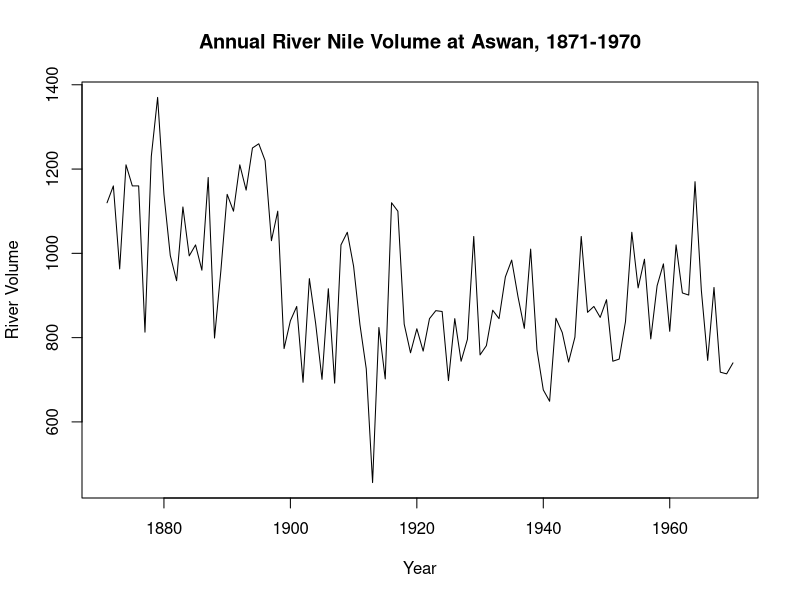

R code for this plot: (Note: this script raises an error after producing the figure.)
##########################
### Time Series with R ###
##########################

start(Nile)
end(Nile)
frequency(Nile)

frequency(AirPassengers) #number of observations per unit time
time(AirPassengers)
deltat(AirPassengers) #fixed time interval between observations
cycle(AirPassengers)
length(AirPassengers)

#plot time series
plot(Nile, xlab = "Year", ylab = "River Volume", main = "Annual River Nile Volume at Aswan, 1871-1970")

#
ts(c(14,13,12,10,12,11,10,12,11,13,14), start = 2000, frequency = 1) %>% plot()

ts.plot(EuStockMarkets, col = 1:4)

### data transformations
log(TS) #natural log: linearize rapid growth trend, stabilize series that exhibit increasing variance (heteroskedasticity?), limitation is can work only with positive values
diff(TS) #differencing: changes between consecutive series, one fewer observations
diff(TS, lag = 4) #seasonal differecing: correct seasonal pattern

### WHITE NOISE
# properties: 1) fixed, constant mean, 2) fixed, constant variance, 3) no correlation over time
TS <- arima.sim(model = list(order = c(0, 0, 0)), n = 50, mean = 4, sd = 2) #simulate a white noise time series. default mean=4, sd=2
ts.plot(TS)

# estimate white noise (WN) TS model
arima(TS, order = c(0, 0, 0)) #returns intercept (mean), standard error (s.e.) and variance (sigma^2)
# we can use mean() and var() to calculate sample mean and variance, and compare them with above. In the case of WN, they should be very close
mean(TS)
var(TS)

### RANDOM WALK (RW): (non-stationary)
# properties: 1) No specified mean or variance, 2) strong dependence over time, 3) its changes or increments are WN, which stable and stationary
# The random walk (RW) model is a special case of the autoregressive (AR) model, in which the slope parameter is equal to 1
# random walk model: T-oday = Y-esterday + N-oise
# or: Y_t = Y_t-1 + e_t   >> e_t is WN
# diff(RW) = WN
arima.sim(model = list(order = c(0,1,0)), n = 50) %>% ts.plot

# estimate random walk (RW)
WN <- diff(RW)
model_wn <- arima(WN, order = c(0,0,0))
int_wn <- model_wn$coef
ts.plot(WN)
abline(0, int_wn)

ts.plot(cbind(WN, RW))

plot(a, b) #scatter plot
pairs(EuStockMarkets) #scatter plot matrix

cor(ts_df)
cor(var1, var2) #cov(var1,var2)/(sd(var)*sd(var2))

### autocorrelation
acf(Nile, plot = F, lag.max = 1)
cor(Nile[-(99:100)], Nile[-(1:2)]) #cor(Nile[-(99:100)], Nile[-(1:2)]) * (100-1)/100
acf(Nile, plot = T)


### Autoregressive (AR) processes: similar to simple linear regression, but in AR each observation is regressed on the previous observation
# Y_t = C + b*Y_t-1 + e
# mean centered version: (Y_t - mean) = b*(Y_t-1 - mean) + e
arima.sim(model = list(ar = 0.5), n = 100) %>% ts.plot() #simulate an AR process. argument "ar" is amount of autocorrelation or slope parameter, and gets values between 1 and -1
arima.sim(model = list(ar = 0.5), n = 100) %>% acf() #estimate autocorrelation of the simulated AR process

# AR Model estimation example
dt <- arima.sim(model = list(ar = 0.8), n = 100) #simulate series
ar_dt <- arima(dt, order = c(1,0,0)) # estimate AR(1) process
print(ar_dt) #AR(1) result is below
# Call:
# arima(x = ., order = c(1, 0, 0))
# 
# Coefficients:
#          ar1  intercept
#       0.7793    -0.0043
# s.e.  0.0610     0.4273
# 
# sigma^2 estimated as 0.9521:  log likelihood = -139.91,  aic = 285.81
# > > > >  RESULTS: slope coef = 0.7793, intercept (mean) = -0.0043, innovation variance (sigma^2) = 0.9521 < < < <
ts.plot(dt) #plots the series
fitted_dt <- dt - residuals(ar_dt) #function residuals() extracts the residual from model. subtracting it from dt, we get fitted values
points(fitted_dt, type = "l", col = "red", lty = 2) #adds dashed line of fitted values to the series
predict(ar_dt, n.ahead = 5) #predict 5 periods ahead using estimates of the model

# example prediction of Nile time series
predNile <- arima(Nile, order = c(1,0,0)) %>% predict(n.ahead = 10) #estimate AR(1) process, and predict 10 periods
ts.plot(Nile, xlim = c(1871, 1980)) #plot the series, with additional 10 years using xlim
points(predNile$pred, type = "l", col = 2) #adds the prediction
points(predNile$pred + predNile$se*2, type = "l", col = 2, lty = 2) #adds the 95% CI upper bound
points(predNile$pred - predNile$se*2, type = "l", col = 2, lty = 2) #adds the 95% CI lower bound

# Moving-average (MA)
# Today = mean + Noise + Slope*(Yesterday's Noise)
# Y_t = m + e_t + th*e_t-1     where e_t ~ WhiteNoise(0, sigma^2)
arima.sim(model = list(ma = 0.5), n = 10) %>% plot.ts()
arima(Nile, order = c(0,0,1))
# Call:
# arima(x = Nile, order = c(0, 0, 1))
# 
# Coefficients:
#          ma1  intercept
#       0.3783   919.2433
# s.e.  0.0791    20.9685
# 
# sigma^2 estimated as 23272:  log likelihood = -644.72,  aic = 1295.44
# > > > RESULT: slope(theta th) = 0.3783, intercept (mean) = 919.2433, sigma^2 = 23272

## Information Criteria AIC and BIC
AIC(x)
BIC(x)

## How to tell MA, AR, RW, WN series
arima.sim(model = list(ma = 0.5), n = 100) %>% ts.plot()
# Series A shows short-run dependence but reverts quickly to the mean, so it must be the MA model. 
arima.sim(model = list(ar = 0.5), n = 100) %>% ts.plot()
arima.sim(model = list(order = c(0,1,0)), n = 100) %>% ts.plot()
# Series B and C are consistent with AR and RW, respectively.
arima.sim(model = list(order = c(0,0,0)), n = 100) %>% ts.plot()
# Series D does not show any clear patterns, so it must be the WN model.

arima.sim(model = list(ma = 0.5), n = 100) %>% acf()
# Plot A shows autocorrelation for the first lag only, which is consistent with the expectations of the MA model. 
arima.sim(model = list(ar = 0.5), n = 100) %>% acf()
# Plot B shows dissipating autocorrelation across several lags, consistent with the AR model. 
arima.sim(model = list(order = c(0,1,0)), n = 100) %>% acf()
# Plot C is consistent with a RW model with considerable autocorrelation for many lags.
arima.sim(model = list(order = c(0,0,0)), n = 100) %>% acf()
# Plot D shows virtually no autocorrelation with any lags, consistent with a WN model.


#






















### <<>>> [GENERAL NOTES] <<<>>

### << Autoregression >> 

#Simulate the autoregressive model
#   The autoregressive (AR) model is arguably the most widely used time series model. It shares the very familiar interpretation of a simple linear regression, but here each observation is regressed on the previous observation. The AR model also includes the white noise (WN) and random walk (RW) models examined in earlier chapters as special cases.
#   The versatile arima.sim() function used in previous chapters can also be used to simulate data from an AR model by setting the model argument equal to list(ar = phi) , in which phi is a slope parameter from the interval (-1, 1). We also need to specify a series length n.
#   In this exercise, you will use this command to simulate and plot three different AR models with slope parameters equal to 0.5, 0.9, and -0.75, respectively.

#Estimate the autocorrelation function (ACF) for an autoregression
#   What if you need to estimate the autocorrelation function from your data? To do so, you'll need the acf() command, which estimates autocorrelation by exploring lags in your data. By default, this command generates a plot of the relationship between the current observation and lags extending backwards.
#   In this exercise, you'll use the acf() command to estimate the autocorrelation function for three new simulated AR series (x, y, and z). These objects have slope parameters 0.5, 0.9, and -0.75, respectively, and are shown in the adjoining figure.

#Persistence and anti-persistence
#   Autoregressive processes can exhibit varying levels of persistence as well as anti-persistence or oscillatory behavior. Persistence is defined by a high correlation between an observation and its lag, while anti-persistence is defined by a large amount of variation between an observation and its lag.

#Compare the random walk (RW) and autoregressive (AR) models
#   The random walk (RW) model is a special case of the autoregressive (AR) model, in which the slope parameter is equal to 1. Recall from previous chapters that the RW model is not stationary and exhibits very strong persistence. Its sample autocovariance function (ACF) also decays to zero very slowly, meaning past values have a long lasting impact on current values.
#   The stationary AR model has a slope parameter between -1 and 1. The AR model exhibits higher persistence when its slope parameter is closer to 1, but the process reverts to its mean fairly quickly. Its sample ACF also decays to zero at a quick (geometric) rate, indicating that values far in the past have little impact on future values of the process.
#   In this exercise, you'll explore these qualities by simulating and plotting additional data from an AR model.

#Estimate the autoregressive (AR) model
#   For a given time series x we can fit the autoregressive (AR) model using the arima() command and setting order equal to c(1, 0, 0). Note for reference that an AR model is an ARIMA(1, 0, 0) model.
#   In this exercise, you'll explore additional qualities of the AR model by practicing the arima() command on a simulated time series x as well as the AirPassengers data. This command allows you to identify the estimated slope (ar1), mean (intercept), and innovation variance (sigma^2) of the model.

#Estimate the autoregressive (AR) model
#   For a given time series x we can fit the autoregressive (AR) model using the arima() command and setting order equal to c(1, 0, 0). Note for reference that an AR model is an ARIMA(1, 0, 0) model.
#   In this exercise, you'll explore additional qualities of the AR model by practicing the arima() command on a simulated time series x as well as the AirPassengers data. This command allows you to identify the estimated slope (ar1), mean (intercept), and innovation variance (sigma^2) of the model.

#Simple forecasts from an estimated AR model
#   Now that you've modeled your data using the arima() command, you are ready to make simple forecasts based on your model. The predict() function can be used to make forecasts from an estimated AR model. In the object generated by your predict() command, the $pred value is the forceast, and the $se value is the standard error for the forceast.
#   To make predictions for several periods beyond the last observations, you can use the n.ahead argument in your predict() command. This argument establishes the forecast horizon (h), or the number of periods being forceast. The forecasts are made recursively from 1 to h-steps ahead from the end of the observed time series.
#   In this exercise, you'll make simple forecasts using an AR model applied to the Nile data, which records annual observations of the flow of the River Nile from 1871 to 1970.


### << Moving-average >> 

#Simulate the simple moving average model
# The simple moving average (MA) model is a parsimonious time series model used to account for very short-run autocorrelation. It does have a regression like form, but here each observation is regressed on the previous innovation, which is not actually observed. Like the autoregressive (AR) model, the MA model includes the white noise (WN) model as special case.
# As with previous models, the MA model can be simulated using the arima.sim() command by setting the model argument to list(ma = theta), where theta is a slope parameter from the interval (-1, 1). Once again, you also need to specifcy the series length using the n argument.

#Estimate the autocorrelation function (ACF) for a moving average
# You can use the acf() command to generate plots of the autocorrelation in your MA data.

#Estimate the simple moving average model
# fit the simple moving average (MA) model to some data using the arima() command. For a given time series x we can fit the simple moving average (MA) model using arima(..., order = c(0, 0, 1)). Note for reference that an MA model is an ARIMA(0, 0, 1) model.

#Simple forecasts from an estimated MA model
# Now that you've estimated a MA model with your Nile data, the next step is to do some simple forecasting with your model. As with other types of models, you can use the predict() function to make simple forecasts from your estimated MA model. Recall that the $pred value is the forecast, while the $se value is a standard error for that forecast, each of which is based on the fitted MA model.
# Once again, to make predictions for several periods beyond the last observation you can use the n.ahead = h argument in your call to predict(). The forecasts are made recursively from 1 to h-steps ahead from the end of the observed time series. However, note that except for the 1-step forecast, all forecasts from the MA model are equal to the estimated mean (intercept).

#AR vs MA models
# Autoregressive (AR) and simple moving average (MA) are two useful approaches to modeling time series. But how can you determine whether an AR or MA model is more appropriate in practice?
# To determine model fit, you can measure the Akaike information criterion (AIC) and Bayesian information criterian (BIC) for each model. While the math underlying the AIC and BIC is beyond the scope of this course, for your purposes the main idea is these these indicators penalize models with more estimated parameters, to avoid overfitting, and smaller values are preferred. All factors being equal, a model that produces a lower AIC or BIC than another model is considered a better fit.
# To estimate these indicators, you can use the AIC() and BIC() commands, both of which require a single argument to specify the model in question.



# financial metrices: daily net returns, daily log returns




